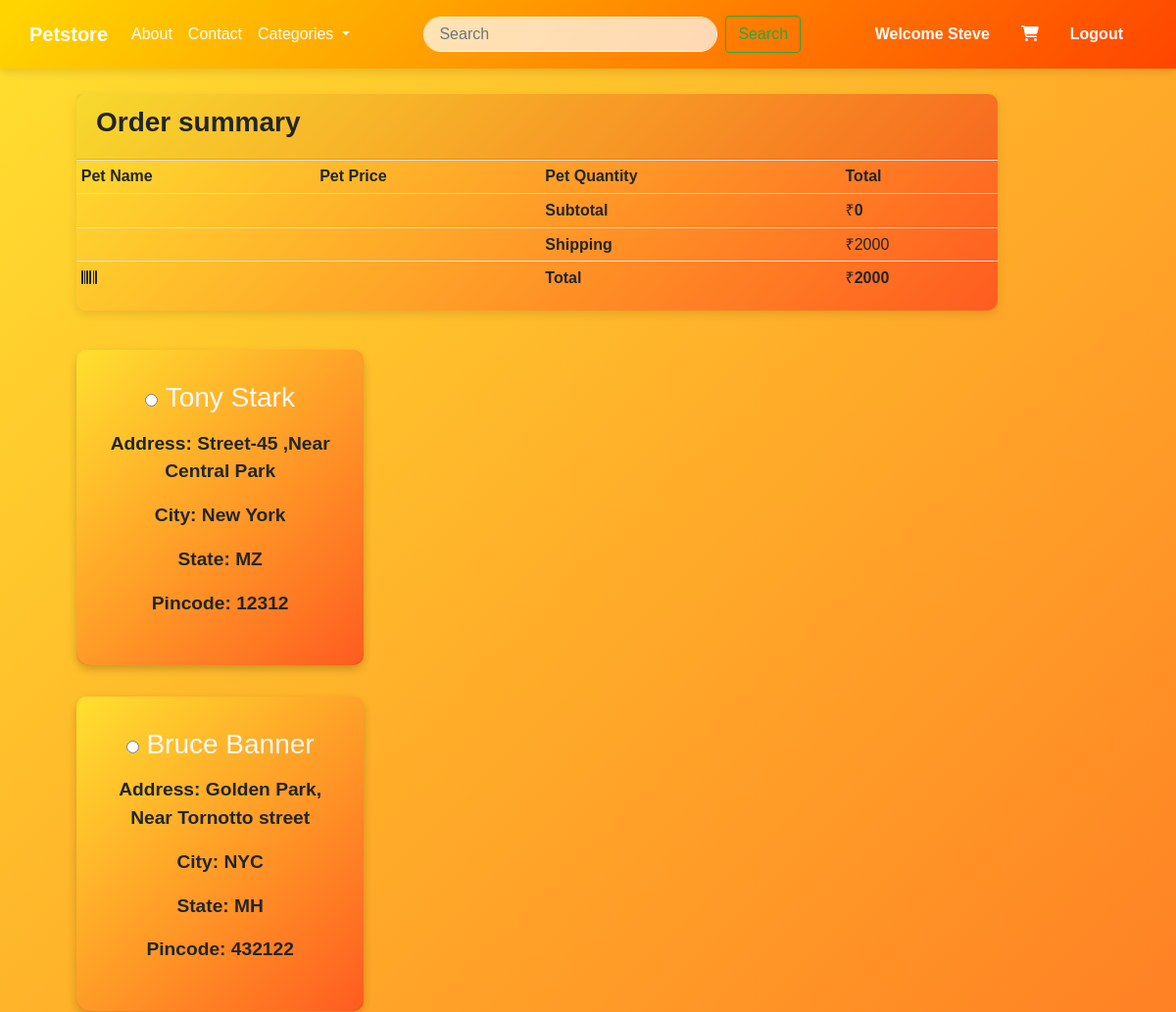
The app's page /checkout/ (signed in, upper part), older data.
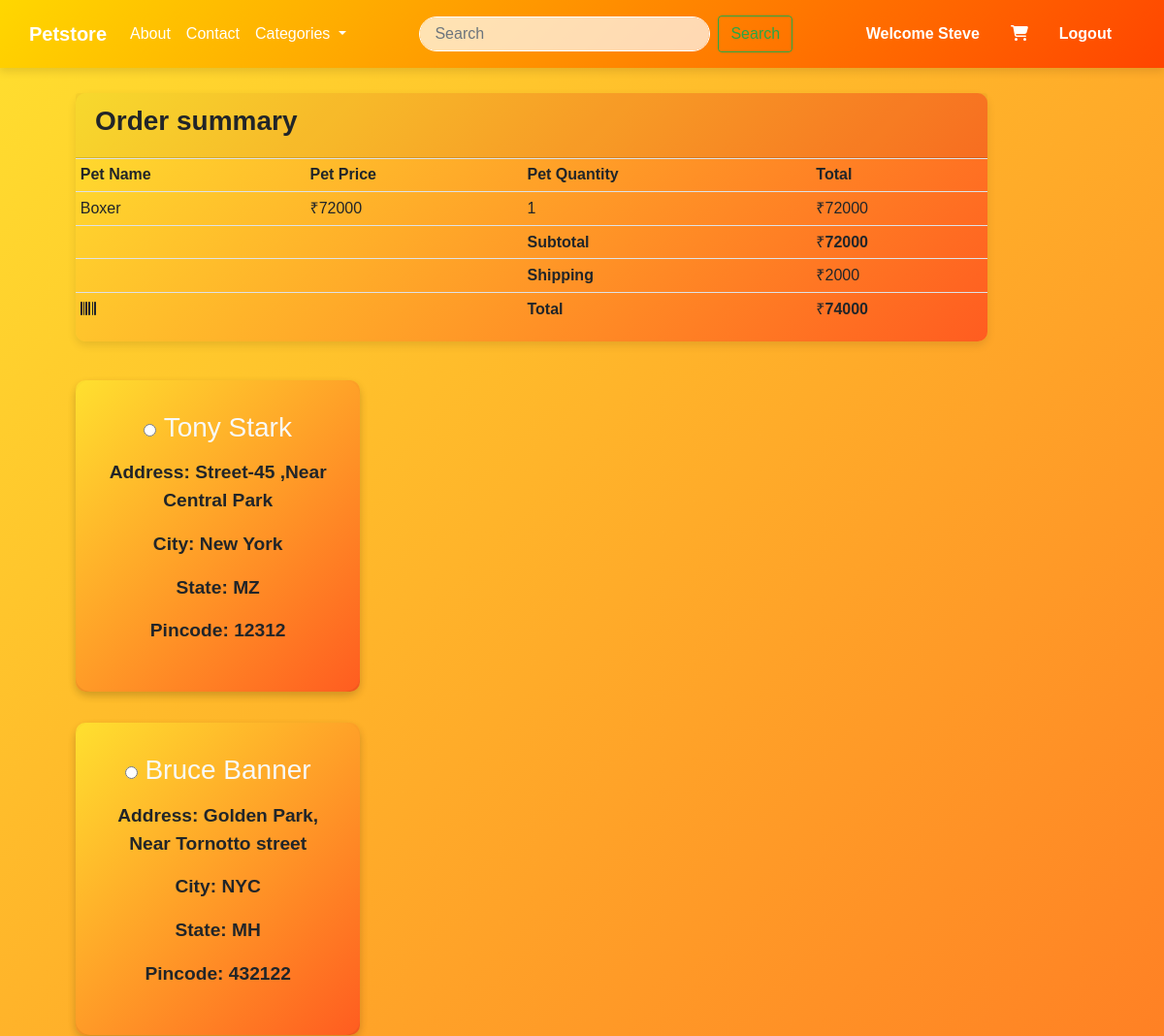
The same page, newer data.
### core/models.py (models this page shows, shortened)
class Customer(models.Model):
    STATE_CHOICES = [
        ('AP', 'Andhra Pradesh'),
        ('AR', 'Arunachal Pradesh'),
        ('AS', 'Assam'),
        ('BR', 'Bihar'),
        ('CT', 'Chhattisgarh'),
        ('GA', 'Goa'),
        ('GJ', 'Gujarat'),
        ('HR', 'Haryana'),
        ('HP', 'Himachal Pradesh'),
        ('JH', 'Jharkhand'),
        ('KA', 'Karnataka'),
        ('KL', 'Kerala'),
        ('MP', 'Madhya Pradesh'),
        ('MH', 'Maharashtra'),
        ('MN', 'Manipur'),
        ('ML', 'Meghalaya'),
        ('MZ', 'Mizoram'),
        ('NL', 'Nagaland'),
        ('OR', 'Odisha'),
        ('PB', 'Punjab'),
        ('RJ', 'Rajasthan'),
        ('SK', 'Sikkim'),
        ('TN', 'Tamil Nadu'),
        ('TG', 'Telangana'),
        ('TR', 'Tripura'),
        ('UP', 'Uttar Pradesh'),
        ('UK', 'Uttarakhand'),
        ('WB', 'West Bengal'),
        ('AN', 'Andaman and Nicobar Islands'),
        ('CH', 'Chandigarh'),
        ('DN', 'Dadra and Nagar Haveli and Daman and Diu'),
        ('DL', 'Delhi'),
        ('JK', 'Jammu and Kashmir'),
        ('LA', 'Ladakh'),
        ('LD', 'Lakshadweep'),
        ('PY', 'Puducherry'),
    ]
    user = models.ForeignKey(User, on_delete=models.CASCADE)  # we have created Many-to-one relationship i.e multiple order can be done by one user
    name = models.CharField(max_length=100)
    address = models.CharField(max_length=100)
    city = models.CharField(max_length=100)
    state = models.CharField(max_length=2, choices=STATE_CHOICES)
    pincode = models.IntegerField(
        default=0,
        blank=True,
        null=True,
    )

class Cart(models.Model):
    user = models.ForeignKey(User, on_delete=models.CASCADE)       #Each cart instance is associated with a single user.
    product = models.ForeignKey(Pet, on_delete=models.CASCADE)     #Each cart instance is associated with a single pet product. Similarly, the on_delete=models.CASCADE argument means that if the referenced Pet object is deleted, the corresponding Cart instances associated with that product will be deleted.
    quantity = models.PositiveIntegerField(default=1)              # Quantity cannot be negative so we have used PositiveIntegerField

class Pet(models.Model):
    CATEGORY_CHOICES = [
        ('DOG', 'Dog'),
        ('CAT', 'Cat'),
        ('BIRD', 'Bird'),
    ]
    name = models.CharField(max_length=100)
    category = models.CharField(max_length=20, choices=CATEGORY_CHOICES)
    small_description=models.CharField(max_length=300)
    description=models.TextField()
    selling_price = models.IntegerField()
    discounted_price = models.IntegerField()
    percentage = models.IntegerField(default=0)
    price_and_quantity_total = models.IntegerField(default=0)
    pet_image =models.ImageField(upload_to='pet_images')  # As we are using image field we have to intall 'pillow'. And we have to Define MEDIA_URL in settings.py file so that all folder should save in media directory

### core/views.py (the view)
# urls.py: path('checkout/',views.checkout,name='checkout'),
def checkout(request):
    cart_items = Cart.objects.filter(user=request.user)      # cart_items will fetch product of current user, and show product available in the cart of the current user.
    total =0
    delhivery_charge =2000
    for item in cart_items:
        item.product.price_and_quantity_total = item.product.discounted_price * item.quantity
        total += item.product.price_and_quantity_total
    final_price= delhivery_charge + total
    address = Customer.objects.filter(user=request.user)
    return render(request, 'core/checkout.html', {'cart_items': cart_items,'total':total,'final_price':final_price,'address':address})

### core/templates/core/checkout.html (shortened to what the changed rows need)
{% extends "core/base.html" %}
{% block content %}
<div class="container">
    <div class="row">
        <div class="col-sm-10 mt-5 ml-5 ">
            <div class="container ">
                    <div class="row">
                        <div class="col-md-12 mt-5">
                            <div class="card ">
                                <div class="card-block">
                                    <div class="table-responsive">
                                        <table class="table table-sm">
                                            <thead>
                                                <tr>
                                                    <td><strong>Pet Name</strong></td>
                                                    <td class="text-xs-center"><strong>Pet Price</strong></td>
                                                    <td class="text-xs-center"><strong>Pet Quantity</strong></td>
                                                    <td class="text-xs-right"><strong>Total</strong></td>
                                                </tr>
                                            </thead>
                                            <tbody>
                                                {% for item in cart_items %}
                                                <tr>
                                                    <td>{{item.product.name}}</td>
                                                    <td class="text-xs-center">₹{{item.product.discounted_price}}</td>
                                                    <td class="text-xs-center">{{item.quantity}}</td>
                                                    <td class="text-xs-right">₹{{item.product.price_and_quantity_total}}</td>
                                                </tr>
                                                {% endfor %}
                                                <tr>
                                                    <td class="highrow text-xs-right">₹<b>{{total}}</b></td>
                                                </tr>
                                                <tr>
                                                    <td class="emptyrow text-xs-right">₹<b>{{final_price}}</b></td>
                                                </tr>
                                            </tbody>
                                        </table>
                                    </div>
                                </div>
                            </div>
                        </div>
                    </div>
                    <div class="row">
                       <form method="POST" action="{% url 'payment' %}">
                        <div class="col-sm-4 mt-3">
                            {% for add in address %}
                            <label class="address-label">
                                <div class="card address-card shadow-sm mt-4 ">
                                    <div class="card-body profile-form">
                                        <h3 class="mb-3">
                                            <input type="radio" name="selected_address" value="{{ add.id }}" checked>
                                            <span class="address-name text-light">{{ add.name }}</span>
                                        </h3>
                                        <p class="address-detail">Address: {{ add.address }}</p>
                                        <p class="address-detail">City: {{ add.city }}</p>
                                        <p class="address-detail">State: {{ add.state }}</p>
                                        <p class="address-detail">Pincode: {{ add.pincode }}</p>
                                    </div>
                                </div>
                            </label>
                            {% endfor %}
                            </div>
                        </div>
                    </div>
                </div>
        </div>
    </div>
{% endblock content %}

Row changes from the older to the newer data that the page shows:
added Cart: product.name "Boxer", product.discounted_price "72000", quantity "1", product.price_and_quantity_total "72000"
Text that changed along with them:
{{ total }}: "0" → "72000"
{{ final_price }}: "2000" → "74000"
